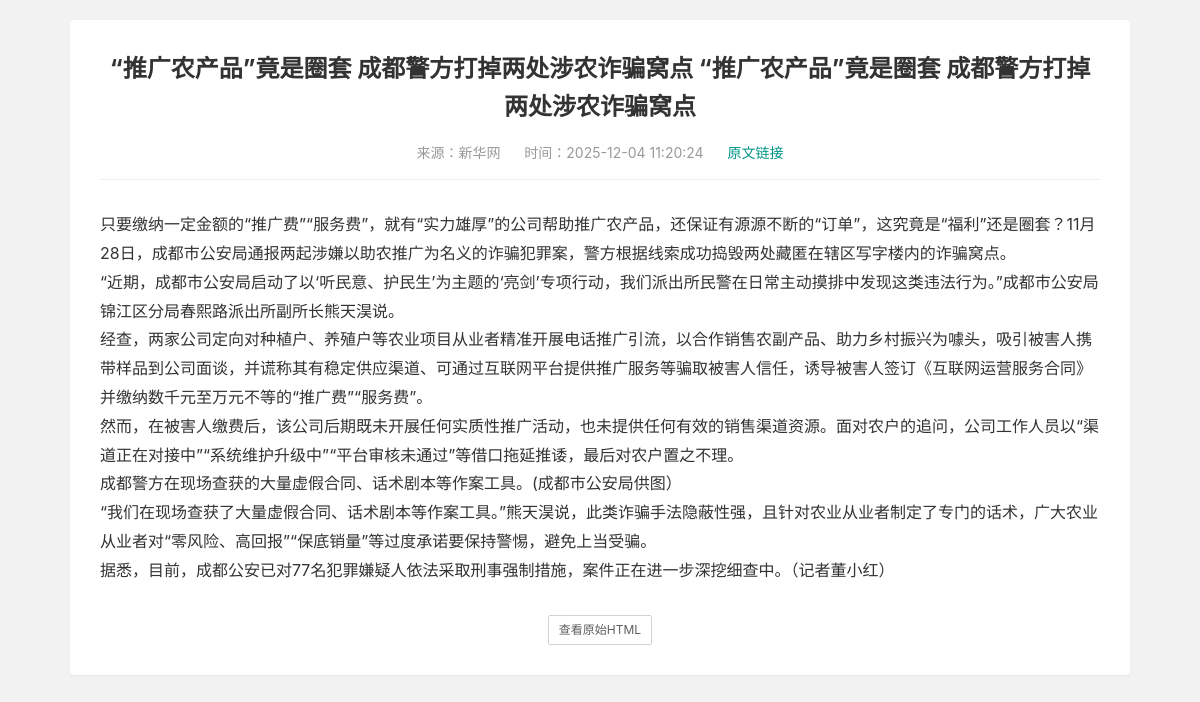
The app's page /admin/warehouse/detail/10 (signed in) with its own data.
### app/models.py (models this page shows)
class CollectionItem(db.Model):
    id = db.Column(db.Integer, primary_key=True)
    title = db.Column(db.String(512), nullable=False)
    cover = db.Column(db.String(512))
    url = db.Column(db.String(1024), unique=True, nullable=False)
    source = db.Column(db.String(256))
    keyword = db.Column(db.String(128))
    deep_status = db.Column(db.Boolean, default=False)
    created_at = db.Column(db.DateTime, server_default=db.func.now())

class CollectionDetail(db.Model):
    id = db.Column(db.Integer, primary_key=True)
    item_id = db.Column(db.Integer, db.ForeignKey('collection_item.id'), nullable=False)
    content_text = db.Column(db.Text)
    content_html = db.Column(db.Text)
    final_url = db.Column(db.String(1024))
    created_at = db.Column(db.DateTime, server_default=db.func.now())
    item = db.relationship('CollectionItem')

### app/admin/routes.py (the view)
@bp.route('/warehouse/detail/<int:id>', methods=['GET'])
@login_required
def warehouse_detail_preview(id):
    it = db.session.get(CollectionItem, id)
    if not it:
        return '数据不存在', 404
    det = db.session.query(CollectionDetail).filter_by(item_id=id).first()
    if not det:
        return '暂无详细内容，请先执行采集', 404
    return render_template('admin/preview.html', item=it, detail=det)

### app/admin/routes.py (called while the page is built)
def is_admin():
    return current_user.is_authenticated and current_user.role and current_user.role.name == 'admin'

@bp.before_request
def _check_admin():
    if not is_admin():
        return redirect(url_for('main.index'))

### templates/admin/preview.html (shortened to what this page needs)
<!DOCTYPE html>
<html>
<head>
  <link rel="stylesheet" href="{{ url_for('static', filename='layui/css/layui.css') }}">
</head>
<body>
<div class="preview-card">
  <h1 class="preview-title">{{ item.title }}</h1>
  <div class="preview-meta">
    <span>来源：{{ item.source or '未知' }}</span>
    <span>时间：{{ item.created_at }}</span>
    <span><a href="{{ item.url }}" target="_blank" style="color:#009688">原文链接</a></span>
  </div>
  <div class="preview-content">
    {% if detail.content_text %}
      {{ detail.content_text | replace('\n', '<br>') | safe }}
    {% else %}
      <p style="color:#ccc;text-align:center">暂无正文内容</p>
    {% endif %}
  </div>
  <div class="raw-html-toggle">
    <button class="layui-btn layui-btn-primary layui-btn-sm" onclick="toggleHtml()">查看原始HTML</button>
  </div>
</div>
</body>
</html>

### templates/admin/preview.html (style rules this page uses)
body { padding: 20px; background: #f2f2f2; }
.preview-card { background: #fff; padding: 30px; border-radius: 4px; box-shadow: 0 1px 2px 0 rgba(0,0,0,.05); max-width: 1000px; margin: 0 auto; }
.preview-title { font-size: 24px; font-weight: bold; margin-bottom: 15px; text-align: center; color: #333; }
.preview-meta { text-align: center; color: #999; margin-bottom: 30px; border-bottom: 1px solid #eee; padding-bottom: 15px; }
.preview-meta span { margin: 0 10px; }
.preview-content { font-size: 16px; line-height: 1.8; color: #333; }
.raw-html-toggle { margin-top: 30px; text-align: center; }

### records on screen
CollectionItem: title "“推广农产品”竟是圈套 成都警方打掉两处涉农诈骗窝点 “推广农产品”竟是圈套 成都警方打掉两处涉农诈骗窝点", source "新华网", created_at "2025-12-04 11:20:24"
CollectionDetail: content_text "只要缴纳一定金额的“推广费”“服务费”，就有“实力雄厚”的公司帮助推广农产品，还保证有源源不断的“订单”，这究竟是“福利”还是圈套？11月28日，成都市公安局通报两起涉嫌以助农推广为名义的诈骗犯罪案，警方根据线索成功捣毁两处藏匿在辖区写字楼内的诈骗窝点。 “近期，成都市公安局启动了以‘听民意、护民生’为主题的‘亮剑’专项行动，我们派出所民警在日常主动摸排中发现这类违法行为。”成都市公安局锦江区分局春熙路派出所副所长熊天淏说。 经查，两家公司定向对种植户、养殖户等农业项目从业者精准开展电话推广引流，以合作销售农副产品、助力乡村振兴为噱头，吸引被害人携带样品到公司面谈，并谎称其有稳定供应渠道、可通过互联网平台提供推广服务等骗取被害人信任，诱导被害人签订《互联网运营服务合同》并缴纳数千元至万元不等的“推广费”“服务费”。 然而，在被害人缴费后，该公司后期既未开展任何实质性推广活动，也未提供任何有效的销售渠道资源。面对农户的追问，公司工作人员以“渠道正在对接中”“系统维护升级中”“平台审核未通过”等借口拖延推诿，最后对农户置之不理。 成都警方在现场查获的大量虚假合同、话术剧本等作案工具。(成都市公安局供图） “我们在现场查获了大量虚假合同、话术剧本等作案工具。”熊天淏说，此类诈骗手法隐蔽性强，且针对农业从业者制定了专门的话术，广大农业从业者对“零风险、高回报”“保底销量”等过度承诺要保持警惕，避免上当受骗。 据悉，目前，成都公安已对77名犯罪嫌疑人依法采取刑事强制措施，案件正在进一步深挖细查中。（记者董小红）"
